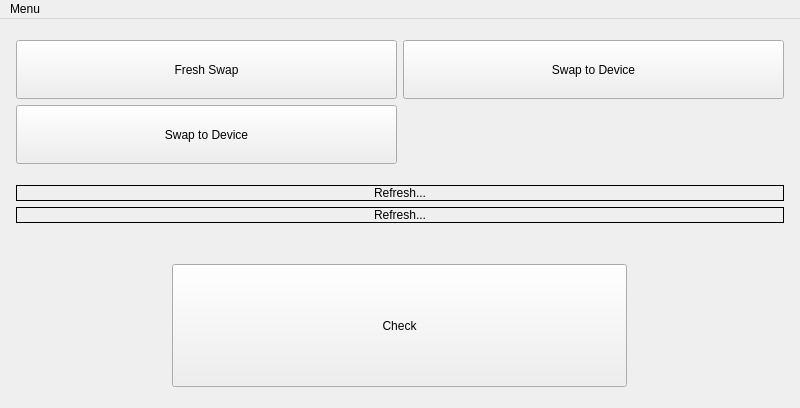
<?xml version="1.0" encoding="UTF-8"?>
<ui version="4.0">
 <class>MainWindow</class>
 <widget class="QMainWindow" name="MainWindow">
  <property name="geometry">
   <rect>
    <x>0</x>
    <y>0</y>
    <width>800</width>
    <height>408</height>
   </rect>
  </property>
  <property name="windowTitle">
   <string>FlopSwap</string>
  </property>
  <widget class="QWidget" name="centralWidget">
   <layout class="QVBoxLayout" name="verticalLayout_2">
    <item>
     <layout class="QGridLayout" name="gridLayout">
      <property name="leftMargin">
       <number>5</number>
      </property>
      <property name="topMargin">
       <number>10</number>
      </property>
      <property name="rightMargin">
       <number>5</number>
      </property>
      <property name="bottomMargin">
       <number>10</number>
      </property>
      <item row="0" column="0">
       <widget class="QPushButton" name="pushButtonSwap">
        <property name="sizePolicy">
         <sizepolicy hsizetype="MinimumExpanding" vsizetype="MinimumExpanding">
          <horstretch>0</horstretch>
          <verstretch>0</verstretch>
         </sizepolicy>
        </property>
        <property name="maximumSize">
         <size>
          <width>16777215</width>
          <height>16777215</height>
         </size>
        </property>
        <property name="text">
         <string>Fresh Swap</string>
        </property>
        <property name="autoDefault">
         <bool>false</bool>
        </property>
        <property name="default">
         <bool>false</bool>
        </property>
       </widget>
      </item>
      <item row="0" column="1">
       <widget class="QPushButton" name="pushButtonEject">
        <property name="sizePolicy">
         <sizepolicy hsizetype="MinimumExpanding" vsizetype="MinimumExpanding">
          <horstretch>0</horstretch>
          <verstretch>0</verstretch>
         </sizepolicy>
        </property>
        <property name="text">
         <string>Swap to Device</string>
        </property>
       </widget>
      </item>
      <item row="1" column="0">
       <widget class="QPushButton" name="pushButtonEjectV">
        <property name="sizePolicy">
         <sizepolicy hsizetype="MinimumExpanding" vsizetype="MinimumExpanding">
          <horstretch>0</horstretch>
          <verstretch>0</verstretch>
         </sizepolicy>
        </property>
        <property name="text">
         <string>Swap to Device</string>
        </property>
       </widget>
      </item>
     </layout>
    </item>
    <item>
     <layout class="QVBoxLayout" name="verticalLayout">
      <property name="sizeConstraint">
       <enum>QLayout::SetDefaultConstraint</enum>
      </property>
      <property name="margin">
       <number>5</number>
      </property>
      <item>
       <widget class="QLabel" name="labelStat">
        <property name="sizePolicy">
         <sizepolicy hsizetype="MinimumExpanding" vsizetype="Preferred">
          <horstretch>0</horstretch>
          <verstretch>0</verstretch>
         </sizepolicy>
        </property>
        <property name="frameShape">
         <enum>QFrame::Box</enum>
        </property>
        <property name="frameShadow">
         <enum>QFrame::Plain</enum>
        </property>
        <property name="lineWidth">
         <number>1</number>
        </property>
        <property name="text">
         <string>Refresh...</string>
        </property>
        <property name="alignment">
         <set>Qt::AlignCenter</set>
        </property>
        <property name="wordWrap">
         <bool>true</bool>
        </property>
        <property name="margin">
         <number>15</number>
        </property>
        <property name="indent">
         <number>0</number>
        </property>
       </widget>
      </item>
      <item>
       <widget class="QLabel" name="labelLocStat">
        <property name="sizePolicy">
         <sizepolicy hsizetype="MinimumExpanding" vsizetype="Preferred">
          <horstretch>0</horstretch>
          <verstretch>0</verstretch>
         </sizepolicy>
        </property>
        <property name="frameShape">
         <enum>QFrame::Box</enum>
        </property>
        <property name="text">
         <string>Refresh...</string>
        </property>
        <property name="alignment">
         <set>Qt::AlignCenter</set>
        </property>
        <property name="wordWrap">
         <bool>true</bool>
        </property>
        <property name="margin">
         <number>15</number>
        </property>
       </widget>
      </item>
      <item>
       <widget class="QLabel" name="labelDT">
        <property name="text">
         <string/>
        </property>
        <property name="alignment">
         <set>Qt::AlignCenter</set>
        </property>
       </widget>
      </item>
     </layout>
    </item>
    <item>
     <layout class="QHBoxLayout" name="horizontalLayout_2">
      <property name="spacing">
       <number>5</number>
      </property>
      <property name="leftMargin">
       <number>5</number>
      </property>
      <property name="topMargin">
       <number>10</number>
      </property>
      <property name="rightMargin">
       <number>5</number>
      </property>
      <property name="bottomMargin">
       <number>10</number>
      </property>
      <item>
       <widget class="QPushButton" name="pushButtonGet">
        <property name="sizePolicy">
         <sizepolicy hsizetype="MinimumExpanding" vsizetype="MinimumExpanding">
          <horstretch>0</horstretch>
          <verstretch>0</verstretch>
         </sizepolicy>
        </property>
        <property name="maximumSize">
         <size>
          <width>455</width>
          <height>155</height>
         </size>
        </property>
        <property name="text">
         <string>Check</string>
        </property>
        <property name="default">
         <bool>false</bool>
        </property>
       </widget>
      </item>
     </layout>
    </item>
   </layout>
  </widget>
  <widget class="QMenuBar" name="menuBar">
   <property name="geometry">
    <rect>
     <x>0</x>
     <y>0</y>
     <width>800</width>
     <height>25</height>
    </rect>
   </property>
   <widget class="QMenu" name="menuMenu">
    <property name="title">
     <string>Menu</string>
    </property>
    <addaction name="actionSettings"/>
    <addaction name="actionReadme"/>
    <addaction name="actionHelp"/>
    <addaction name="actionAbout"/>
   </widget>
   <addaction name="menuMenu"/>
  </widget>
  <action name="actionAbout">
   <property name="text">
    <string>About</string>
   </property>
  </action>
  <action name="actionHelp">
   <property name="text">
    <string>Help</string>
   </property>
  </action>
  <action name="actionSettings">
   <property name="text">
    <string>Settings</string>
   </property>
  </action>
  <action name="actionDonate">
   <property name="text">
    <string>Donate</string>
   </property>
  </action>
  <action name="actionReadme">
   <property name="text">
    <string>Quick Guide</string>
   </property>
  </action>
 </widget>
 <layoutdefault spacing="6" margin="11"/>
 <resources/>
 <connections/>
</ui>
